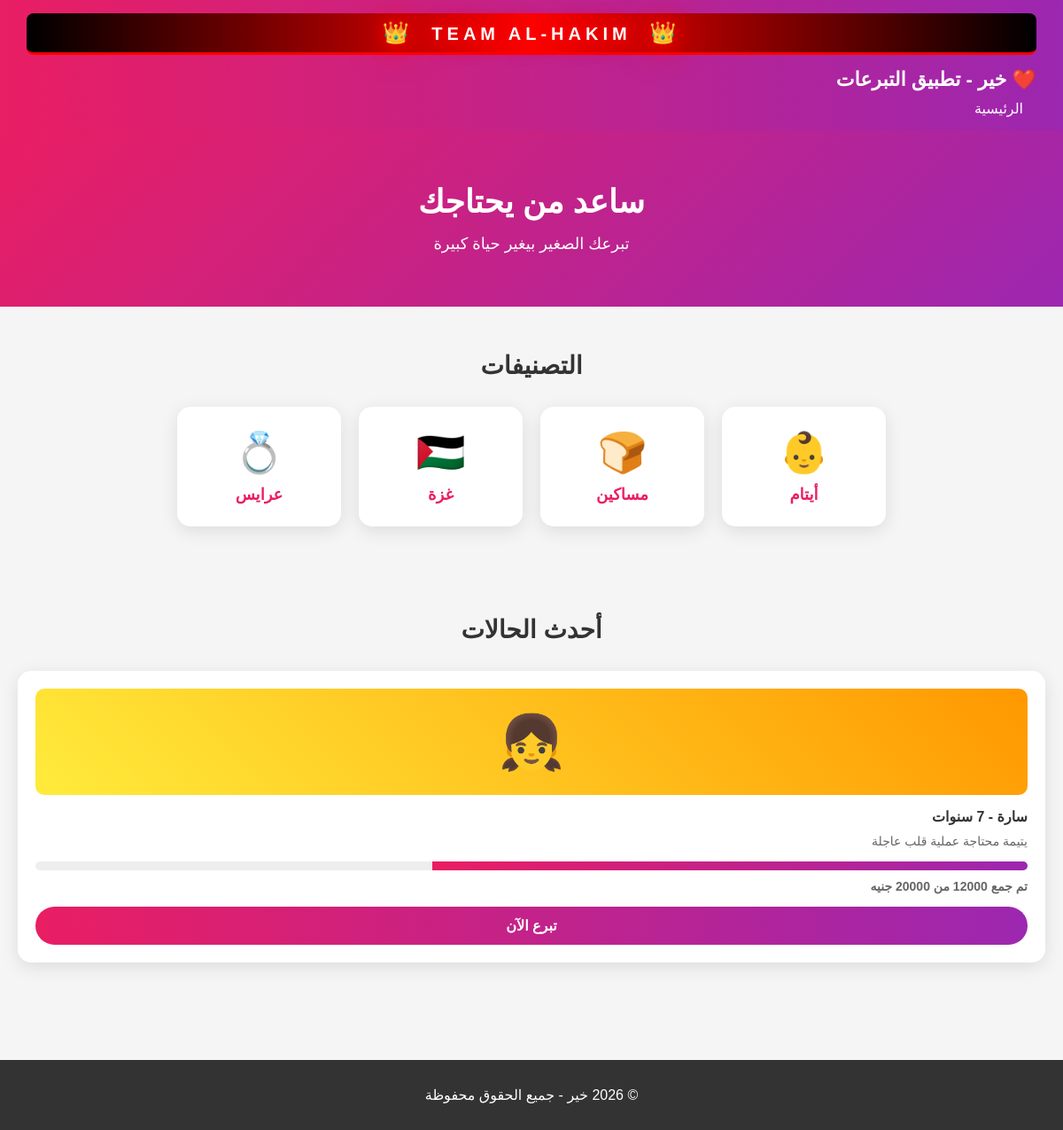
Page /category/orphans on the committed database.
### tables this page shows
CREATE TABLE cases (
        id INTEGER PRIMARY KEY AUTOINCREMENT,
        title TEXT,
        description TEXT,
        category TEXT,
        target_amount INTEGER,
        collected_amount INTEGER DEFAULT 0,
        image TEXT,
        created_at TEXT
    );

### app.py (the view)
@app.route('/category/<cat>')
def category(cat):
    conn = sqlite3.connect('khair.db')
    c = conn.cursor()
    c.execute('SELECT * FROM cases WHERE category = ?', (cat,))
    cases = c.fetchall()
    conn.close()
    return render_template('index.html', cases=cases, category=cat)

### templates/index.html (shortened to what this page needs)
<!DOCTYPE html>
<html lang="ar" dir="rtl">
<head>
<link rel="stylesheet" href="/static/style.css">
</head>
<body>
<header class="navbar">
  <div class="admin-header">
    <span class="crown">👑</span>
    <span class="admin-title">TEAM AL-HAKIM</span>
    <span class="crown">👑</span>
  </div>
  <div class="app-name">❤️ خير - تطبيق التبرعات</div>
  <nav>
    <a href="/">الرئيسية</a>
  </nav>
</header>
<section class="hero">
  <h2>ساعد من يحتاجك</h2>
  <p>تبرعك الصغير بيغير حياة كبيرة</p>
</section>
<section class="categories">
  <h3>التصنيفات</h3>
  <div class="category-grid">
    <a href="/category/orphans" class="category-card">
      <span>👶</span>
      <h4>أيتام</h4>
    </a>
    <a href="/category/poor" class="category-card">
      <span>🍞</span>
      <h4>مساكين</h4>
    </a>
    <a href="/category/gaza" class="category-card">
      <span>🇵🇸</span>
      <h4>غزة</h4>
    </a>
    <a href="/category/brides" class="category-card">
      <span>💍</span>
      <h4>عرايس</h4>
    </a>
  </div>
</section>
<section class="cases">
  <h3>أحدث الحالات</h3>
  <div class="case-grid">
    {% for case in cases %}
    <div class="case-card">
      <div class="case-img">{{ case[6] }}</div>
      <h4>{{ case[1] }}</h4>
      <p>{{ case[2] }}</p>
      <div class="progress">
        <div class="progress-bar" style="width: {{ (case[5] / case[4] * 100)|int }}%"></div>
      </div>
      <p class="amount">تم جمع {{ case[5] }} من {{ case[4] }} جنيه</p>
      <a href="/case/{{ case[0] }}" class="donate-btn">تبرع الآن</a>
    </div>
    {% endfor %}
  </div>
</section>
<footer>
  <p>© 2026 خير - جميع الحقوق محفوظة</p>
</footer>
</body>
</html>

### static/style.css (style rules this page uses)
* { margin: 0; padding: 0; box-sizing: border-box; font-family: 'Arial', sans-serif; }
body { background: #f5f5f5; color: #333; direction: rtl; }
.navbar { background: linear-gradient(90deg, #e91e63, #9c27b0); color: white; padding: 15px 30px; box-shadow: 0 2px 10px rgba(0,0,0,0.1); }
.admin-header { background: linear-gradient(90deg, #000, #f00, #000); color: #fff; padding: 8px 20px; text-align: center; font-size: 20px; font-weight: bold; letter-spacing: 5px; text-shadow: 0 0 20px #f00, 0 0 40px #f00; animation: adminPulse 2s infinite; border-bottom: 3px solid #f00; margin-bottom: 15px; border-radius: 8px; }
.admin-title { color: #fff; text-shadow: 0 0 10px #f00, 0 0 20px #f00, 0 0 30px #f00; }
.crown { font-size: 24px; animation: rotate 3s infinite linear; display: inline-block; margin: 0 10px; }
.app-name { font-size: 22px; color: white; font-weight: bold; margin-bottom: 10px; }
.navbar a { color: white; text-decoration: none; margin: 0 15px; transition: 0.3s; }
.hero { background: linear-gradient(135deg, #e91e63, #9c27b0); color: white; padding: 60px 20px; text-align: center; }
.hero h2 { font-size: 36px; margin-bottom: 15px; }
.hero p { font-size: 18px; }
.categories, .cases { padding: 50px 20px; text-align: center; }
.categories h3, .cases h3 { font-size: 28px; margin-bottom: 30px; color: #333; }
.category-grid { display: grid; grid-template-columns: repeat(auto-fit, minmax(140px, 1fr)); gap: 20px; max-width: 800px; margin: 0 auto; }
.category-card { background: white; padding: 25px 15px; border-radius: 15px; text-decoration: none; color: #333; box-shadow: 0 5px 20px rgba(0,0,0,0.1); transition: 0.3s; display: block; }
.category-card span { font-size: 45px; display: block; margin-bottom: 10px; }
.category-card h4 { color: #e91e63; font-size: 18px; }
.case-grid { display: grid; grid-template-columns: repeat(auto-fit, minmax(250px, 1fr)); gap: 25px; max-width: 1200px; margin: 0 auto; }
.case-card { background: white; padding: 20px; border-radius: 15px; box-shadow: 0 5px 20px rgba(0,0,0,0.1); text-align: right; }
.case-img { width: 100%; height: 120px; background: linear-gradient(45deg, #ffeb3b, #ff9800); border-radius: 10px; display: flex; align-items: center; justify-content: center; font-size: 60px; margin-bottom: 15px; }
.case-card h4 { margin-bottom: 10px; color: #333; }
.case-card p { color: #666; margin-bottom: 15px; font-size: 14px; }
.progress { background: #eee; height: 10px; border-radius: 5px; overflow: hidden; margin-bottom: 10px; }
.progress-bar { background: linear-gradient(90deg, #e91e63, #9c27b0); height: 100%; transition: 0.5s; }
.amount { font-size: 13px; color: #e91e63; font-weight: bold; margin-bottom: 15px; }
.donate-btn, .cta-btn { background: linear-gradient(90deg, #e91e63, #9c27b0); color: white; border: none; padding: 12px 30px; border-radius: 25px; cursor: pointer; font-size: 16px; font-weight: bold; text-decoration: none; display: inline-block; transition: 0.3s; }
.donate-btn { display: block; text-align: center; }
footer { background: #333; color: white; text-align: center; padding: 30px; margin-top: 60px; }

### rows in the picture
cases: image "👧", title "سارة - 7 سنوات", description "يتيمة محتاجة عملية قلب عاجلة", target_amount 20000 (drawn), collected_amount "12000"
